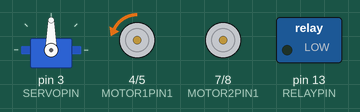
Recording of a sketch running on a simulated Arduino Uno, built with avr-gcc and run on an emulated ATmega328P. Shown: servo, motor-driver pin pairs drawn as motors (green arrow = first pin HIGH = forward, orange = second pin HIGH = backward, longer = more drive, scaled by the enable pin), switched loads named in the sketch (green lamp = pin HIGH).

Above: at 0.05 s.
At 9.95 s:
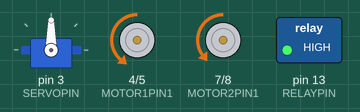
At 14.85 s:
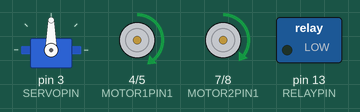
At 19.85 s:
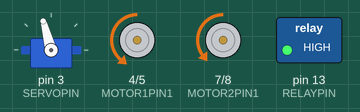
Timing chart, 0 to 25.8 s (numbered marks = the images above):
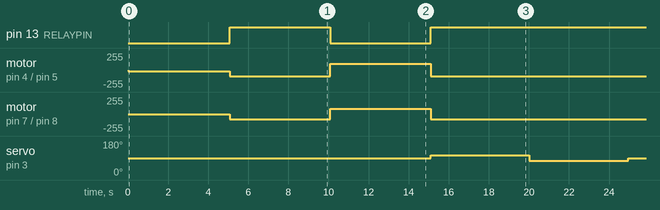

The sketch:

main.ino
```cpp
#include "globals.h"
#include "pins.h"
#include "parameters.h"
#include "motor_control.h"
// #include "sensor_control.h"
#include "state_machine.h"
#include "vacuum.h"

void setup()
{
    initializeMotors();
    initializeVacuum();
    // initializeSensors();
    initializeStateMachine();
}

void loop()
{
    updateStateMachine();
    // checkPatternSwitching();
    delay(50);
}
```

globals.h
```cpp
// Created on 22/06/2025

// Globals.h

// Copyright RoboVac All Rights Reserved

#ifndef GLOBALS_H
#define GLOBALS_H

#include "parameters.h"

// // in m/s
// // min speed is 0 m/s
// // max speed is 2.015 m/s
// float speed = 0.0;

// // in degrees
// // allowed range is -30 to 30 deg
// int steering_angle = 0;

// ---------------- FSM Timings ----------------
const int FORWARD_TIME = 5000;
const int REVERSE_TIME = 1500;
const unsigned long SPIRAL_DURATION = 30000; // 30 seconds
const float MIN_TURN_ANGLE = TURN_ANGLE;
const float MAX_TURN_ANGLE = 0.0; // straight line

// Typical operating speeds
const float scale = 1.5;
const float FORWARD_SPEED = 0.4 * scale; // m/s
const float TURN_SPEED = 0.4 * scale;    // m/s
const float REVERSE_SPEED = -0.05;       // m/s

#endif // GLOBALS_H
```

motor_control.cpp
```cpp
#include "motor_control.h"
#include "globals.h"
#include "pins.h"
#include "parameters.h"

Servo steeringServo;
int currentSteeringAngle = STEERING_ANGLE_CENTER;

void initializeMotors()
{
    pinMode(MOTOR1PIN1, OUTPUT);
    pinMode(MOTOR1PIN2, OUTPUT);
    pinMode(MOTOR1EN, OUTPUT);
    pinMode(MOTOR2PIN1, OUTPUT);
    pinMode(MOTOR2PIN2, OUTPUT);
    pinMode(MOTOR2EN, OUTPUT);

    steeringServo.attach(SERVOPIN);
    setSteeringAngle(STEERING_ANGLE_CENTER); // Center the steering servo
    setSpeed(0.0);
}

void setSteeringAngle(int angle)
{
    angle = constrain(angle, STEERING_ANGLE_MIN, STEERING_ANGLE_MAX);
    angle += 90; // Shift the range from [-30, 30] to [60, 120]
    steeringServo.write(angle);
    currentSteeringAngle = angle - 90; // Store the original angle
}

void setSpeed(float speed)
{
    speed = constrain(speed, -MAX_SPEED, MAX_SPEED);
    int pwmValue = map(abs(speed) * 1000, 0, MAX_SPEED * 1000, 0, 255);

    if (speed >= 0)
    {
        digitalWrite(MOTOR1PIN1, LOW);
        digitalWrite(MOTOR1PIN2, HIGH);
        digitalWrite(MOTOR2PIN1, LOW);
        digitalWrite(MOTOR2PIN2, HIGH);
    }
    else
    {
        digitalWrite(MOTOR1PIN1, HIGH);
        digitalWrite(MOTOR1PIN2, LOW);
        digitalWrite(MOTOR2PIN1, HIGH);
        digitalWrite(MOTOR2PIN2, LOW);
    }

    analogWrite(MOTOR1EN, constrain(pwmValue + MOTOR1PWMSPEEDOFFSET, 0, 255));
    analogWrite(MOTOR2EN, pwmValue);
}

unsigned long computeTurnDuration(float wheelbase,
                                  float steeringAngleDeg,
                                  float turnArcAngleRad,
                                  float speed)
{
    float steeringAngleRad = steeringAngleDeg * DEG_TO_RAD;
    if (abs(tan(steeringAngleRad)) < 1e-3 || speed <= 0.0)
    {
        return 0;
    }
    float turnRadius = wheelbase / tan(steeringAngleRad);
    float arcLength = turnRadius * turnArcAngleRad;
    float timeSeconds = arcLength / speed;

    return (unsigned long)(timeSeconds * 1000.0);
}
```

motor_control.h
```cpp
#ifndef MOTOR_CONTROL_H
#define MOTOR_CONTROL_H

#include <Servo.h>
extern Servo steeringServo;
extern int currentSteeringAngle;

void initializeMotors();
void setSteeringAngle(int angle);
void setSpeed(float speed);

unsigned long computeTurnDuration(float wheelbase,
                                  float steeringAngleDeg,
                                  float turnArcAngleRad,
                                  float speed);

#endif // MOTOR_CONTROL_H
```

parameters.h
```cpp
// Created on 22/06/2025

// Parameters.h

// Copyright RoboVac All Rights Reserved

#ifndef PARAMETERS_H
#define PARAMETERS_H

#include <Arduino.h>

// ---------------- Motor Parameters ----------------

// DC motors
// Motor rpm at 12V is 550 rpm
// Wheel radius is 0.035 m
// Speed in m/s = (rpm * 2 * pi * radius) / 60
// Speed in m/s = (550 * 2 * 3.14159 * 0.035) / 60
// Speed in m/s = 2.015 m/s
const float MOTOR_MAX_RPM = 550.0; // at 12V
const float MOTOR_GEAR_RATIO = 19.0;
const float WHEEL_RADIUS = 0.0325; // meters
const float WHEEL_CIRCUMFERENCE = 2 * PI * WHEEL_RADIUS;
const float MAX_SPEED = (MOTOR_MAX_RPM * WHEEL_CIRCUMFERENCE) / 60.0; // ≈ 1.87 m/s
const int MOTOR1PWMSPEEDOFFSET = 15;

// ---------------- Servo Parameters ----------------
const int STEERING_ANGLE_MIN = -30;
const int STEERING_ANGLE_MAX = 30;
const int STEERING_ANGLE_CENTER = 0;

// ---------------- Robot Parameters ----------------
const float WHEELBASE = 0.25;
const float TRACK_WIDTH = 0.08;
const int TURN_ANGLE = 15;
const float TURN_ANGLE_RAD = TURN_ANGLE * DEG_TO_RAD;

#endif // PARAMETERS_H
```

state_machine.cpp
```cpp
#include "state_machine.h"
#include "states.h"
// #include "sensor_control.h"
#include "motor_control.h"
#include "parameters.h"

void initializeStateMachine()
{
    ARC_TURN_TIME = computeTurnDuration(
        WHEELBASE,
        TURN_ANGLE, // in degrees
        PI,         // radians, e.g., 180° turn
        TURN_SPEED  // m/s
    );

    // Serial.print("Computed ARC_TURN_TIME (ms): ");
    // Serial.println(ARC_TURN_TIME);

    currentState = IDLE;
    cleaningMode = SYSTEMATIC_ROWS;

    stateStartTime = millis();
    idleStartTime = millis();
    totalRunTime = millis();

    // Serial.println("State: IDLE. Wait 5 seconds for vacuum start");
    // Serial.println("Cleaning Mode: Systematic Rows");
}

void updateStateMachine()
{
    // readSensors();

    switch (currentState)
    {
    case IDLE:
        executeIdle();
        break;
    case FORWARD:
        executeForward();
        break;
    case BUMP_DETECTED:
        executeBumpDetected();
        break;
    case REVERSE:
        executeReverse();
        break;
    case TURNCW:
        executeTurnCW();
        break;
    case TURNCCW:
        executeTurnCCW();
        break;
    case TURN_STEER_OUT:
        executeTurnSteerOut();
        break;
    case TURN_STEER_IN:
        executeTurnSteerIn();
        break;
    case SPIRAL_OUT:
        executeSpiralOut();
        break;
    case WALL_FOLLOW:
        executeWallFollow();
        break;
    case EDGE_TRACE:
        executeEdgeTrace();
        break;
    case RANDOM_WALK:
        executeRandomWalk();
        break;
    default:
        Serial.println("Unknown state detected!");
        changeState(IDLE);
        break;
    }
}

void checkPatternSwitching()
{
    // Switch cleaning pattern after 1 minute of active operation
    if (currentState != IDLE && millis() - totalRunTime > 60000) // 1 minute
    {
        switchCleaningPattern();
        totalRunTime = millis();
    }
}
```

state_machine.h
```cpp
#ifndef STATE_MACHINE_H
#define STATE_MACHINE_H

void initializeStateMachine();
void updateStateMachine();
void checkPatternSwitching();

#endif
```

states.cpp
```cpp
#include "states.h"
#include "motor_control.h"
#include "globals.h"
#include "parameters.h"
#include "vacuum.h"

RobotState currentState = IDLE;
CleaningPattern cleaningMode = SYSTEMATIC_ROWS;
unsigned long stateStartTime = 0;
unsigned long totalRunTime = 0;
unsigned long lastDirectionChange = 0;
unsigned long idleStartTime = 0;
int turnDirection = 1; // 1 for CW, -1 for CCW
bool bumpLeftDetected = false;
bool bumpRightDetected = false;
bool bumpAnyDetected = false;
bool robotStarted = false;
unsigned long ARC_TURN_TIME = 0;

void executeIdle()
{
    setSteeringAngle(STEERING_ANGLE_CENTER);
    setSpeed(0.0);

    if (millis() - stateStartTime > 5000)
    {
        // Serial.println("Auto start vacuum after 5 seconds");
        robotStarted = true;
        lastDirectionChange = millis();
        changeState(FORWARD);
        return;
    }
}

void executeForward()
{
    setSteeringAngle(STEERING_ANGLE_CENTER);
    setSpeed(FORWARD_SPEED);

    if (bumpAnyDetected)
    {
        changeState(BUMP_DETECTED);
        return;
    }

    if (cleaningMode == SYSTEMATIC_ROWS)
    {
        /**
            FORWARD (10s)
            ↓
            REVERSE (1.5s)
            ↓
            TURN_STEER_OUT (e.g., steer left, forward)
            ↓
            TURN_STEER_IN (e.g., steer right, forward)
            ↓
            FORWARD

          repeat
         */

        startVacuum();
        if (millis() - lastDirectionChange > FORWARD_TIME) // 10 seconds
        {
            Serial.println("Forward time exceeded, reversing");
            changeState(REVERSE);
            return;
        }
    }
    else if (cleaningMode == SPIRAL_PATTERN)
    {
        // TODO: Implement spiral pattern logic
        if (millis() - lastDirectionChange > FORWARD_TIME)
        {
            Serial.println("Spiral pattern forward time exceeded, switching to spiral out");
            changeState(SPIRAL_OUT);
            return;
        }
    }
    else if (cleaningMode == WALL_FOLLOWING)
    {
        // TODO: Implement wall following logic
    }
    else if (cleaningMode == RANDOM_BOUNCE)
    {
        // TODO: Implement random bounce logic
    }
}

void executeBumpDetected()
{
    setSpeed(0.0);
    delay(500);

    if (bumpLeftDetected && bumpRightDetected)
    {
        Serial.println("Both bump sensors triggered, reversing");
        changeState(REVERSE);
    }
    else if (bumpLeftDetected)
    {
        Serial.println("Left bump sensor triggered, turning right");
        turnDirection = 1;
        changeState(REVERSE);
    }
    else if (bumpRightDetected)
    {
        Serial.println("Right bump sensor triggered, turning left");
        turnDirection = -1;
        changeState(REVERSE);
    }
}

void executeReverse()
{
    setSteeringAngle(STEERING_ANGLE_CENTER);

    // TODO: stop vacuum

    // Travel 1.2 times faster than forward
    float forward_distance = FORWARD_SPEED * FORWARD_TIME;
    float reverse_time = FORWARD_TIME;
    float reverse_speed = -(forward_distance / reverse_time);
    setSpeed(reverse_speed);

    if (cleaningMode == SYSTEMATIC_ROWS)
    {
        stopVacuum();
        if (millis() - stateStartTime > reverse_time)
        {
            // Serial.println("Finished reversing. Turning ...");
            changeState(TURN_STEER_OUT);
            return;
        }
    }
    else if (cleaningMode == SPIRAL_PATTERN)
    {
        // TODO: Implement spiral pattern logic
    }
    else if (cleaningMode == WALL_FOLLOWING)
    {
        // TODO: Implement wall following logic
    }
    else if (cleaningMode == RANDOM_BOUNCE)
    {
        // TODO: Implement random bounce logic
    }
}

void executeTurnCW()
{
    // TODO: Implement clockwise turn logic
}

void executeTurnCCW()
{
    // TODO: Implement counter-clockwise turn logic
}

void executeTurnSteerOut()
{
    currentSteeringAngle = STEERING_ANGLE_CENTER + TURN_ANGLE * turnDirection;
    currentSteeringAngle = constrain(currentSteeringAngle, STEERING_ANGLE_MIN, STEERING_ANGLE_MAX);
    setSteeringAngle(currentSteeringAngle);
    setSpeed(TURN_SPEED);

    startVacuum();
    if (millis() - stateStartTime > ARC_TURN_TIME)
    {
        // Serial.println("Finished steering out. Steering in ...");
        changeState(TURN_STEER_IN);
        return;
    }
}

void executeTurnSteerIn()
{
    currentSteeringAngle = STEERING_ANGLE_CENTER - TURN_ANGLE * turnDirection;
    currentSteeringAngle = constrain(currentSteeringAngle, STEERING_ANGLE_MIN, STEERING_ANGLE_MAX);
    setSteeringAngle(currentSteeringAngle);
    setSpeed(TURN_SPEED);

    startVacuum();
    if (millis() - stateStartTime > ARC_TURN_TIME)
    {
        // Serial.println("Finished steering in. Forward ...");
        // turnDirection = -turnDirection;
        lastDirectionChange = millis();
        changeState(FORWARD);
        return;
    }
}

void executeSpiralOut()
{
    // TODO: Implement spiral out logic
    // if (spiralStartTime == 0)
    // {
    //     spiralStartTime = millis();
    // }

    // unsigned long elapsedTime = millis() - spiralStartTime;
    // float t = constrain(elapsedTime / 1000.0, 0.0, SPIRAL_DURATION / 1000.0);

    // float currentAngle = STEERING_ANGLE_CENTER + (MIN_TURN_ANGLE + (MAX_TURN_ANGLE - MIN_TURN_ANGLE) * t) * turnDirection;
    // setSteeringAngle(currentAngle);
    // setSpeed(TURN_SPEED);
}

void executeWallFollow()
{
    // TODO: Implement wall follow logic
}

void executeEdgeTrace()
{
    // TODO: Implement edge trace logic
}

void executeRandomWalk()
{
    // TODO: Implement random walk logic
}

void switchCleaningPattern()
{
    // TODO: Implement pattern switching logic
}

String getStateName(RobotState state)
{
    switch (state)
    {
    case IDLE:
        return "IDLE";
    case FORWARD:
        return "FORWARD";
    case BUMP_DETECTED:
        return "BUMP_DETECTED";
    case REVERSE:
        return "REVERSE";
    case TURNCW:
        return "TURN_CW";
    case TURNCCW:
        return "TURN_CCW";
    case TURN_STEER_OUT:
        return "TURN_STEER_OUT";
    case TURN_STEER_IN:
        return "TURN_STEER_IN";
    case SPIRAL_OUT:
        return "SPIRAL_OUT";
    case WALL_FOLLOW:
        return "WALL_FOLLOW";
    case EDGE_TRACE:
        return "EDGE_TRACE";
    case RANDOM_WALK:
        return "RANDOM_WALK";
    default:
        return "UNKNOWN_STATE";
    }
}

void changeState(RobotState newState)
{
    if (newState != currentState)
    {
        Serial.print("State change: ");
        Serial.print(getStateName(currentState));
        Serial.print(" -> ");
        Serial.println(getStateName(newState));
        currentState = newState;
        stateStartTime = millis();
    }
}
```

states.h
```cpp
#ifndef ROBOT_STATES_H
#define ROBOT_STATES_H

#include <Arduino.h>
#include "motor_control.h"
#include "globals.h"
#include "parameters.h"

enum RobotState
{
    IDLE,
    BUMP_DETECTED,
    FORWARD,
    REVERSE,
    TURNCW,
    TURNCCW,
    TURN_STEER_IN,
    TURN_STEER_OUT,
    SPIRAL_OUT,
    WALL_FOLLOW,
    EDGE_TRACE,
    RANDOM_WALK
};

enum CleaningPattern
{
    SYSTEMATIC_ROWS,
    SPIRAL_PATTERN,
    WALL_FOLLOWING,
    RANDOM_BOUNCE
};

extern RobotState currentState;
extern CleaningPattern cleaningMode;
extern unsigned long stateStartTime;
extern unsigned long totalRunTime;
extern unsigned long lastDirectionChange;
extern unsigned long idleStartTime;
extern unsigned long sprialStartTime;
extern int turnDirection;
extern bool bumpLeftDetected;
extern bool bumpRightDetected;
extern bool bumpAnyDetected;
extern bool robotStarted;
extern unsigned long ARC_TURN_TIME;

void changeState(RobotState newState);
String getStateName(RobotState state);
void switchCleaningPattern();

void executeIdle();
void executeForward();
void executeBumpDetected();
void executeReverse();
void executeTurnCW();
void executeTurnCCW();
void executeTurnSteerOut();
void executeTurnSteerIn();
void executeSpiralOut();
void executeWallFollow();
void executeEdgeTrace();
void executeRandomWalk();

#endif
```

vacuum.cpp
```cpp
#include "vacuum.h"
#include "pins.h"
#include <Arduino.h>

void initializeVacuum()
{
    pinMode(RELAYPIN, OUTPUT);
    stopVacuum(); // Ensure vacuum is off initially
}

void startVacuum()
{
    digitalWrite(RELAYPIN, HIGH); // Turn on the vacuum
}

void stopVacuum()
{
    digitalWrite(RELAYPIN, LOW); // Turn off the vacuum
}
```

vacuum.h
```cpp
// Created on 07/02/2025

#ifndef VACUUM_H
#define VACUUM_H

void initializeVacuum();
void startVacuum();
void stopVacuum();

#endif // VACUUM_H
```

pins.h
```cpp
// Created on 22/06/2025

// Pins.h

// Copyright RoboVac All Rights Reserved

#ifndef PINS_H
#define PINS_H

// DC motor 1
const int MOTOR1PIN1 = 4;
const int MOTOR1PIN2 = 5;
const int MOTOR1EN = 6;

// DC motor 2
const int MOTOR2PIN1 = 7;
const int MOTOR2PIN2 = 8;
const int MOTOR2EN = 9;

// Servo motor
const int SERVOPIN = 3;

// Relay
const int RELAYPIN = 13;

// // Bump sensor left
// const int BUMPLEFTPIN = 10;
// // Bump sensor right
// const int BUMPRIGHTPIN = 11;

#endif // PINS_H
```

Measured:
- by itself, pin 13 (RELAYPIN): repeats every 19.9 s: LOW 5.0 s, HIGH 14.9 s
- by itself, motor on pin 7 (MOTOR2PIN1) / pin 8 (MOTOR2PIN2): repeats every 19.9 s: forward 81/255 5.0 s, backward 81/255 14.9 s
- by itself, servo on pin 3 (SERVOPIN): repeats every 19.9 s: 75° 4.9 s, 90° 10.0 s, 105° 4.9 s
- by itself, motor on pin 4 (MOTOR1PIN1) / pin 5 (MOTOR1PIN2): stopped → backward 15/255 at 0.00 s, → backward 96/255 5.1 s later, → forward 96/255 5.0 s later, → backward 96/255 5.0 s later, … (15 changes in this stretch)
